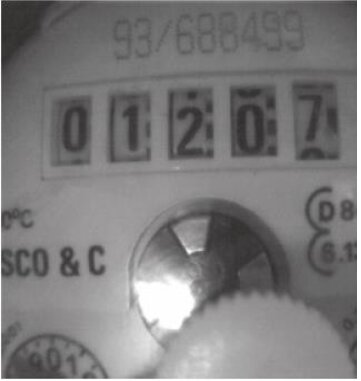
#> input picture Images/compteur.jpg, 361 x 381 px
$ python tp2exo5.py
#> lines starting #> are read from the running program, lines starting #| are printed output that depends on the picture
import cv2
import numpy as np
import matplotlib.pyplot as plt
from scipy.stats import betanbinom
from tensorboard.plugins.histogram.summary import histogram

im1 = cv2.imread('../Images/compteur.jpg', cv2.IMREAD_GRAYSCALE)
#> im1: shape (381, 361); min 42, max 255, mean 123.1
im2 = cv2.imread('../Images/compteur.jpg')
#> im2 is the input picture: shape (381, 361, 3); mean B, G, R 123.1, 122.6, 123.6

# [31 lines of commented-out code are left out]
im3=cv2.cvtColor(im2, cv2.COLOR_BGR2LAB)
#> im3: shape (381, 361, 3); mean of channels 0, 1, 2 130.4, 128.5, 128
# l,a,b=np.split(im3,3)
l=cv2.split(im3)[0]
a=cv2.split(im3)[1]
b=cv2.split(im3)[2]

r=cv2.normalize(l,None,0,300,cv2.NORM_MINMAX)
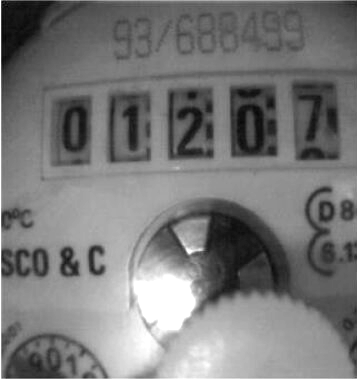
#> r: shape (381, 361); min 0, max 255, mean 122.2

im4=cv2.merge([r,a,b])
#> im4: shape (381, 361, 3); mean of channels 0, 1, 2 122.2, 128.5, 128
im5=cv2.cvtColor(im4, cv2.COLOR_LAB2BGR)
cv2.imshow('im originale',im2)
cv2.imshow('im4',im5)


def expansionhisto (im, seuil, ymin, ymax):
#> called with seuil = 0, ymin = 0, ymax = 255
    if len(im.shape) == 3:
        b, g, r = cv2.split(im)
        b2 = expansionhisto(b, seuil, ymin, ymax)
        g2 = expansionhisto(g, seuil, ymin, ymax)
        r2 = expansionhisto(r, seuil, ymin, ymax)
        return cv2.merge([b2, g2, r2])
    h,w=im.shape[:2]
#> h = 381; w = 361
    histo=np.zeros(256)
    for i in range(h):
        for j in range(w):
            histo[im[i,j]]=histo[im[i,j]]+1
#> after the loop, histo = 256 values, max 2818 at index 119, min 0 at index 0, mean 537.3

    xmin=0
    xmax=255

    for i in range (256):
      if histo[i]>seuil:
        xmin=i;break;
    alpha=((ymin*xmax)-(ymax*xmin)/(xmax-xmin)) if xmax-xmin>0 else 1
    beta=(ymax-ymin)/(xmax-xmin) if xmax-xmin>0 else 1
    imout=np.zeros_like(im)
    for i in range(h):
      for j in range(w):
          imout[i,j]=alpha + beta* im[i,j]
          if im[i,j]<0 or im[i,j]>255:
              imout[i,j]=im[i,j]
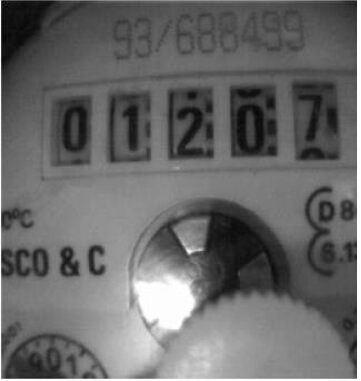
#> imout: shape (381, 361); min 0, max 255, mean 104.7

    return imout

r2=expansionhisto(l, 0,0,255)
im7=cv2.merge([r2,a,b])
#> im7: shape (381, 361, 3); mean of channels 0, 1, 2 104.7, 128.5, 128
im8=cv2.cvtColor(im7, cv2.COLOR_LAB2BGR)
cv2.imshow('im8',im8)
cv2.waitKey(0)
cv2.destroyAllWindows()
